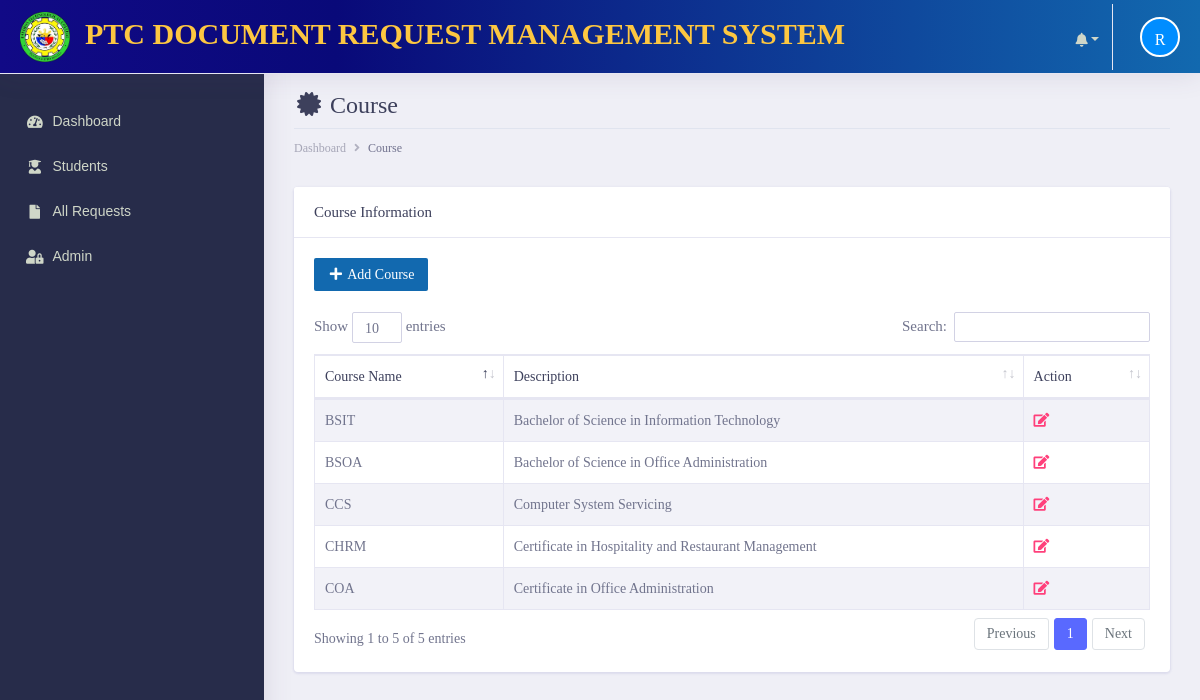
The page /admin/documents/course.php (signed in) on the database its author committed.
### tables this page shows
CREATE TABLE `tbl_course` (
  `course_id` int(11) NOT NULL,
  `course_name` varchar(255) NOT NULL,
  `course_decription` varchar(255) NOT NULL,
  `date_created` datetime NOT NULL DEFAULT current_timestamp()
);

### admin/init/model/class_model.php (called while the page is built, shortened)
<?php
	class class_model{
		public $host = db_host;
		public $user = db_user;
		public $pass = db_pass;
		public $dbname = db_name;
		public $conn;
		private function connect(){
			$this->conn = new mysqli($this->host, $this->user, $this->pass, $this->dbname);
		}
	    public function fetchAll_course(){
            $sql = "SELECT * FROM tbl_course";
				$stmt = $this->conn->prepare($sql);
				$stmt->execute();
				$result = $stmt->get_result();
		        $data = array();
		         while ($row = $result->fetch_assoc()) {
		                   $data[] = $row;
		            }
		         return $data;
		  }
	}
?>

### admin/documents/course.php (the view, shortened to what this page needs)
       <?php include('main_header/header.php');?>
         <?php include('left_sidebar/sidebar.php');?>
        <div class="dashboard-wrapper">
            <div class="container-fluid  dashboard-content">
                <div class="row">
                    <div class="col-xl-12 col-lg-12 col-md-12 col-sm-12 col-12">
                        <div class="page-header">
                             <h2 class="pageheader-title"><i class="fa fa-fw fa-certificate"></i> Course </h2>
                            <div class="page-breadcrumb">
                                <nav aria-label="breadcrumb">
                                    <ol class="breadcrumb">
                                        <li class="breadcrumb-item"><a href="#" class="breadcrumb-link">Dashboard</a></li>
                                        <li class="breadcrumb-item active" aria-current="page">Course</li>
                                    </ol>
                                </nav>
                            </div>
                        </div>
                    </div>
                </div>
                    <div class="row">
                        <div class="col-xl-12 col-lg-12 col-md-12 col-sm-12 col-12">
                            <div class="card">
                                <h5 class="card-header">Course Information</h5>
                                <div class="card-body">
                                    <div class="table-responsive">
                                        <a href="add-course.php" class="btn btn-sm" style="background-color:#1269AF !important; color:white"><i class="fa fa-fw fa-plus"></i> Add Course</a><br><br>
                                        <table class="table table-striped table-bordered first">
                                            <thead>
                                                <tr>
                                                    <th scope="col">Course Name</th>
                                                    <th scope="col">Description</th>
                                                    <th scope="col">Action</th>
                                                </tr>
                                            </thead>
                                            <tbody>
                                              <?php
                                                $conn = new class_model();
                                                $course = $conn->fetchAll_course();
                                               ?>
                                               <?php foreach ($course as $row) { ?>
                                                <tr>
                                                    <td><?= $row['course_name']; ?></td>
                                                    <td><?= $row['course_decription']; ?></td>
                                                    <td class="align-right">
                                                        <a href="edit-course.php?course=<?= $row['course_id']; ?>&course-name=<?php echo $row['course_name']; ?>" class="text-secondary font-weight-bold text-xs" data-toggle="tooltip" data-original-title="Edit user">
                                                          <i class="fa fa-edit"></i>
                                                        </a>
                                                      </td>
                                                </tr>
                                             <?php }?>
                                            </tbody>
                                        </table>
                                    </div>
                                </div>
                            </div>
                        </div>
                    </div>
            </div>
        </div>
    </div>
</body>
</html>

### rows shown on the page
tbl_course: course_name "BSIT", course_decription "Bachelor of Science in Information Technology"
tbl_course: course_name "BSOA", course_decription "Bachelor of Science in Office Administration"
tbl_course: course_name "CCS", course_decription "Computer System Servicing"
tbl_course: course_name "COA", course_decription "Certificate in Office Administration"
tbl_course: course_name "CHRM", course_decription "Certificate in Hospitality and Restaurant Management"
